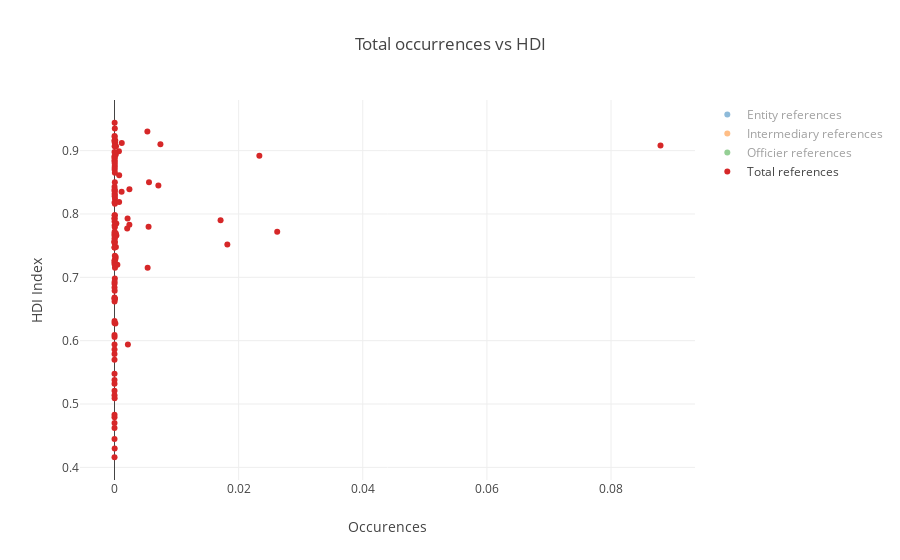

The cell this chart's notebook holds for it:
### Code cell
plot_all_entity(hdi_data, 'counts_normalized', 'Human Development Index (HDI)', nodes_types_desc, 3, 'Total occurrences vs HDI', 'Occurences', 'HDI Index', 'scatter_gdi_count.html')

### Figure 1 — Plotly figure (JSON) as saved in the notebook; plotly's stock layout.template omitted (floating-point values rounded to 4 significant figures; data arrays with more than 128 entries replaced by an {"elided": "..."} marker saying what was removed)
{"data": [{"mode": "markers", "name": "Entity references", "text": {"elided": "137 str values"}, "type": "scatter", "uid": "f5f86ad3-4608-4019-be19-30ca9cb0a166", "visible": "legendonly", "x": {"elided": "137 float values"}, "y": {"elided": "137 float values"}}, {"mode": "markers", "name": "Intermediary references", "text": ["Angola", "Andorra", "United Arab Emirates", "Argentina", "Antigua and Barbuda", "Australia", "Austria", "Belgium", "Bangladesh", "Bulgaria", "Bahrain", "Bahamas", "Belarus", "Belize", "Bolivia", "Brazil", "Barbados", "Botswana", "Canada", "Switzerland", "Chile", "China", "Côte d'Ivoire", "Colombia", "Costa Rica", "Cuba", "Cyprus", "Czech Republic", "Germany", "Djibouti", "Denmark", "Dominican Republic", "Ecuador", "Egypt", "Spain", "Estonia", "Finland", "France", "United Kingdom", "Georgia", "Ghana", "Greece", "Guatemala", "Hong Kong", "Honduras", "Croatia", "Hungary", "Indonesia", "India", "Ireland", "Iran", "Iceland", "Israel", "Italy", "Jordan", "Japan", "Kazakhstan", "Kenya", "Saint Kitts and Nevis", "South Korea", "Kuwait", "Lebanon", "Liberia", "Libya", "Saint Lucia", "Liechtenstein", "Sri Lanka", "Lesotho", "Lithuania", "Luxembourg", "Latvia", "Morocco", "Moldova", "Mexico", "Macedonia", "Malta", "Mozambique", "Mauritius", "Malawi", "Malaysia", "Nigeria", "Nicaragua", "Netherlands", "Norway", "New Zealand", "Oman", "Pakistan", "Panama", "Peru", "Philippines", "Poland", "Portugal", "Paraguay", "Qatar", "Romania", "Russia", "Saudi Arabia", "Sudan", "Singapore", "El Salvador", "Slovenia", "Sweden", "Seychelles", "Syria", "Thailand", "Trinidad and Tobago", "Tunisia", "Turkey", "Tanzania", "Uganda", "Ukraine", "Uruguay", "United States", "Saint Vincent and the Grenadines", "Venezuela", "Viet Nam", "Vanuatu", "South Africa", "Zambia", "Zimbabwe"], "type": "scatter", "uid": "141da3e3-4fe3-4bfb-baa2-60246f9db8c7", "visible": "legendonly", "x": [3.715e-08, 0.0002651, 1.466e-05, 2.071e-06, 3.034e-05, 1.659e-06, 1.872e-06, 3.122e-06, 6.273e-09, 9.69e-07, 8.231e-06, 0.0002774, 2.111e-07, 2.275e-05, 1.799e-06, 1.954e-06, 4.235e-05, 9.223e-07, 2.702e-06, 0.0001487, 3.69e-06, 1.854e-07, 4.438e-08, 4.75e-06, 2.438e-05, 6.119e-07, 9.372e-05, 9.501e-07, 8.273e-07, 1.096e-06, 1.595e-06, 5.766e-06, 2.031e-05, 2.069e-07, 4.174e-06, 6.846e-06, 2.197e-06, 1.478e-06, 2.116e-05, 2.683e-07, 7.418e-08, 6.243e-06, 2.769e-05, 0.0003046, 1.135e-06, 7.078e-07, 1.115e-06, 5.487e-08, 3.864e-09, 7.729e-06, 1.275e-08, 2.138e-05, 1.607e-05, 8.061e-07, 1.476e-06, 1.021e-07, 5.784e-08, 2.607e-07, 9.304e-05, 9.853e-08, 3.966e-06, 7.496e-06, 2.278e-07, 1.612e-07, 1.7e-05, 0.003151, 1.444e-07, 4.66e-07, 6.82e-07, 0.0007154, 5.517e-06, 5.828e-08, 2.812e-07, 2.576e-07, 9.627e-07, 9.895e-05, 1.102e-07, 4.362e-05, 5.859e-08, 4.962e-07, 4.534e-08, 1.663e-06, 2.905e-06, 1.947e-06, 4.213e-06, 2.525e-07, 1.617e-08, 0.0001414, 7.103e-07, 1.498e-07, 3.157e-07, 3.077e-06, 1.374e-06, 2.948e-06, 2.009e-07, 5.076e-07, 1.105e-06, 2.65e-08, 1.042e-05, 4.776e-06, 1.94e-06, 2.269e-06, 6.567e-05, 2.083e-07, 2.689e-06, 2.215e-06, 2.692e-07, 2.337e-07, 3.829e-08, 2.575e-08, 2.872e-07, 8.656e-05, 1.893e-06, 9.144e-06, 5.856e-06, 6.483e-08, 7.726e-06, 1.027e-06, 1.28e-07, 3.244e-07], "y": [0.532, 0.845, 0.835, 0.836, 0.783, 0.935, 0.885, 0.89, 0.57, 0.782, 0.824, 0.79, 0.798, 0.715, 0.662, 0.755, 0.785, 0.698, 0.913, 0.93, 0.832, 0.727, 0.462, 0.72, 0.766, 0.769, 0.85, 0.87, 0.916, 0.47, 0.923, 0.715, 0.732, 0.69, 0.876, 0.861, 0.883, 0.888, 0.907, 0.754, 0.579, 0.865, 0.627, 0.91, 0.606, 0.818, 0.828, 0.684, 0.609, 0.916, 0.766, 0.899, 0.894, 0.873, 0.748, 0.891, 0.788, 0.548, 0.752, 0.898, 0.816, 0.769, 0.43, 0.724, 0.729, 0.908, 0.757, 0.497, 0.839, 0.892, 0.819, 0.628, 0.693, 0.756, 0.747, 0.839, 0.416, 0.777, 0.445, 0.779, 0.514, 0.631, 0.922, 0.944, 0.913, 0.793, 0.538, 0.78, 0.734, 0.668, 0.843, 0.83, 0.679, 0.85, 0.793, 0.798, 0.837, 0.479, 0.912, 0.666, 0.88, 0.907, 0.772, 0.594, 0.726, 0.772, 0.721, 0.761, 0.521, 0.483, 0.747, 0.793, 0.915, 0.72, 0.762, 0.666, 0.594, 0.666, 0.586, 0.509]}, {"mode": "markers", "name": "Officier references", "text": {"elided": "173 str values"}, "type": "scatter", "uid": "5354daf4-9154-4c07-a13b-aa1239ec982e", "visible": "legendonly", "x": {"elided": "173 float values"}, "y": {"elided": "173 float values"}}, {"mode": "markers", "name": "Total references", "text": ["Angola", "Andorra", "United Arab Emirates", "Argentina", "Antigua and Barbuda", "Australia", "Austria", "Belgium", "Bangladesh", "Bulgaria", "Bahrain", "Bahamas", "Belarus", "Belize", "Bolivia", "Brazil", "Barbados", "Botswana", "Canada", "Switzerland", "Chile", "China", "Côte d'Ivoire", "Colombia", "Costa Rica", "Cuba", "Cyprus", "Czech Republic", "Germany", "Djibouti", "Denmark", "Dominican Republic", "Ecuador", "Egypt", "Spain", "Estonia", "Finland", "France", "United Kingdom", "Georgia", "Ghana", "Greece", "Guatemala", "Hong Kong", "Honduras", "Croatia", "Hungary", "Indonesia", "India", "Ireland", "Iran", "Iceland", "Israel", "Italy", "Jordan", "Japan", "Kazakhstan", "Kenya", "Saint Kitts and Nevis", "South Korea", "Kuwait", "Lebanon", "Liberia", "Libya", "Saint Lucia", "Liechtenstein", "Sri Lanka", "Lithuania", "Luxembourg", "Latvia", "Morocco", "Moldova", "Mexico", "Macedonia", "Malta", "Mozambique", "Mauritius", "Malawi", "Malaysia", "Nigeria", "Nicaragua", "Netherlands", "Norway", "New Zealand", "Oman", "Pakistan", "Panama", "Peru", "Philippines", "Poland", "Portugal", "Paraguay", "Qatar", "Romania", "Russia", "Saudi Arabia", "Sudan", "Singapore", "El Salvador", "Slovenia", "Sweden", "Seychelles", "Syria", "Thailand", "Trinidad and Tobago", "Tunisia", "Turkey", "Tanzania", "Uganda", "Ukraine", "Uruguay", "United States", "Saint Vincent and the Grenadines", "Venezuela", "Viet Nam", "Vanuatu", "South Africa", "Zambia", "Zimbabwe"], "type": "scatter", "uid": "12c71bb7-f5cf-4756-8198-d50e4fdac409", "visible": true, "x": [2.526e-06, 0.007069, 0.001146, 3.75e-05, 0.002397, 5.242e-05, 1.545e-05, 3.426e-05, 1.694e-07, 2.27e-05, 7.632e-05, 0.01709, 9.394e-06, 0.00534, 1.486e-05, 1.864e-05, 0.0002964, 5.165e-05, 3.565e-05, 0.0053, 2.18e-05, 2.06e-05, 2.352e-06, 6.926e-05, 0.0003048, 3.234e-06, 0.005558, 2.717e-05, 6.495e-06, 4.385e-06, 1.311e-05, 7.688e-05, 0.0001947, 3.79e-06, 4.563e-05, 0.0007524, 2.032e-05, 1.858e-05, 0.0002461, 2.039e-05, 1.446e-06, 5.793e-05, 0.0001382, 0.007397, 6.016e-06, 8.494e-06, 2.747e-05, 4.233e-06, 3.339e-07, 0.0001245, 1.875e-06, 0.0007117, 0.0002131, 2.454e-05, 0.000225, 3.386e-06, 1.082e-05, 4.715e-06, 0.01818, 3.705e-06, 6.081e-05, 0.0002281, 2.733e-05, 8.704e-06, 0.0001417, 0.08797, 1.348e-06, 2.183e-05, 0.02334, 0.0007478, 3.118e-06, 1.856e-05, 2.761e-06, 2.888e-06, 0.002402, 1.249e-06, 0.002045, 2.285e-06, 5.075e-05, 1.23e-06, 6.152e-06, 2.882e-05, 2.2e-05, 9.092e-05, 1.692e-05, 1.218e-06, 0.00549, 5.566e-05, 4.236e-06, 8.024e-06, 5.394e-05, 2.61e-05, 5.559e-05, 5.224e-06, 5.833e-05, 2.723e-05, 2.915e-07, 0.001172, 5.715e-05, 3.346e-05, 2.321e-05, 0.02622, 3.385e-06, 2.808e-05, 1.846e-05, 3.41e-06, 1.005e-05, 9.764e-07, 2.575e-07, 1.703e-05, 0.002107, 2.285e-05, 0.0004664, 5.153e-05, 1.21e-06, 0.00216, 3.816e-05, 3.265e-06, 1.94e-05], "y": [0.532, 0.845, 0.835, 0.836, 0.783, 0.935, 0.885, 0.89, 0.57, 0.782, 0.824, 0.79, 0.798, 0.715, 0.662, 0.755, 0.785, 0.698, 0.913, 0.93, 0.832, 0.727, 0.462, 0.72, 0.766, 0.769, 0.85, 0.87, 0.916, 0.47, 0.923, 0.715, 0.732, 0.69, 0.876, 0.861, 0.883, 0.888, 0.907, 0.754, 0.579, 0.865, 0.627, 0.91, 0.606, 0.818, 0.828, 0.684, 0.609, 0.916, 0.766, 0.899, 0.894, 0.873, 0.748, 0.891, 0.788, 0.548, 0.752, 0.898, 0.816, 0.769, 0.43, 0.724, 0.729, 0.908, 0.757, 0.839, 0.892, 0.819, 0.628, 0.693, 0.756, 0.747, 0.839, 0.416, 0.777, 0.445, 0.779, 0.514, 0.631, 0.922, 0.944, 0.913, 0.793, 0.538, 0.78, 0.734, 0.668, 0.843, 0.83, 0.679, 0.85, 0.793, 0.798, 0.837, 0.479, 0.912, 0.666, 0.88, 0.907, 0.772, 0.594, 0.726, 0.772, 0.721, 0.761, 0.521, 0.483, 0.747, 0.793, 0.915, 0.72, 0.762, 0.666, 0.594, 0.666, 0.586, 0.509]}], "layout": {"hovermode": "closest", "title": "Total occurrences vs HDI", "xaxis": {"title": "Occurences"}, "yaxis": {"title": "HDI Index"}}}
